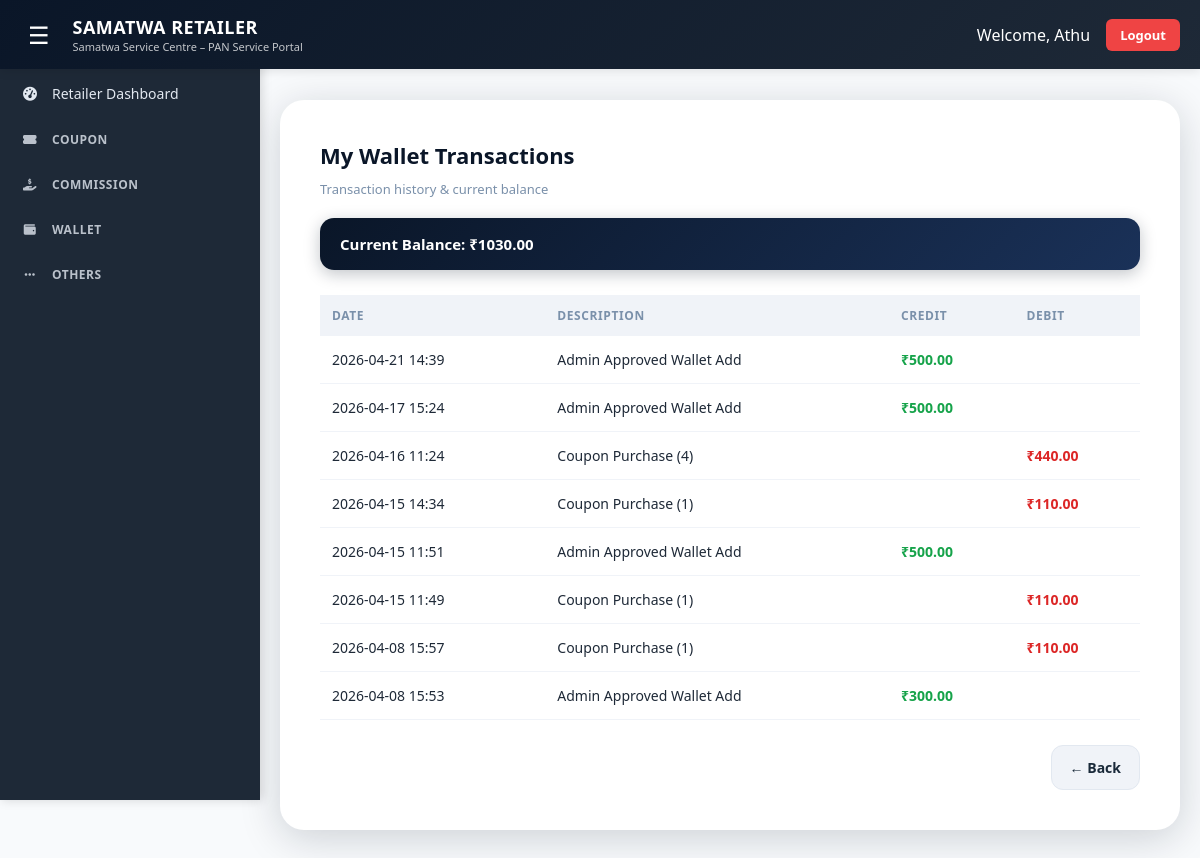
Page /wallet/transactions/ (signed in) on the committed database.
### panservice/models.py (models this page shows, shortened)
class User(AbstractUser):
    role = models.CharField(max_length=20, choices=ROLE_CHOICES, default='retailer')
    email = models.EmailField(unique=True)
    mobile = models.CharField(max_length=15, blank=True, null=True)
    status = models.CharField(max_length=20, default='active')
    is_email_verified = models.BooleanField(default=False)
    must_change_password = models.BooleanField(default=False)
    created_by = models.ForeignKey(
        'self',
        null=True,
        blank=True,
        on_delete=models.SET_NULL,
        related_name='created_users'
    )

class Wallet(models.Model):
    user = models.OneToOneField(User, on_delete=models.CASCADE, related_name='wallet')
    balance = models.DecimalField(max_digits=10, decimal_places=2, default=0)

class WalletTransaction(models.Model):
    TRANSACTION_TYPES = (
        ('credit', 'Credit'),
        ('debit', 'Debit'),
    )
    user = models.ForeignKey(User, on_delete=models.CASCADE, related_name='transactions')
    wallet_request = models.OneToOneField(
        WalletRequest,
        on_delete=models.CASCADE,
        null=True,
        blank=True
    )
    amount = models.DecimalField(max_digits=10, decimal_places=2)
    txn_type = models.CharField(max_length=10, choices=TRANSACTION_TYPES)
    opening_balance = models.DecimalField(max_digits=10, decimal_places=2, default=0)
    closing_balance = models.DecimalField(max_digits=10, decimal_places=2, default=0)
    description = models.CharField(max_length=255)
    created_at = models.DateTimeField(auto_now_add=True)

### panservice/views.py (the view)
# urls.py: path('wallet/transactions/', views.my_transactions, name='my_transactions'),
@login_required
def my_transactions(request):
    transactions = WalletTransaction.objects.filter(
        user=request.user
    ).order_by('-created_at')
    return render(request, 'my_transactions.html', {
        'transactions': transactions,
        'wallet': request.user.wallet
    })

### panservice/templates/my_transactions.html (shortened to what this page needs)
{% load static %}
<!DOCTYPE html>
<html lang="en">
<head>
</head>
<body>
    {% if request.user.role == 'admin' %}
    {% include 'partials/admin_topbar.html' %}
    {% elif request.user.role == 'state' %}
    {% include 'partials/state_topbar.html' %}
    {% elif request.user.role == 'district' %}
    {% include 'partials/district_topbar.html' %}
    {% else %}
    {% include 'partials/retailer_topbar.html' %}
    {% endif %}
    <div class="page-wrapper">
        <div class="box">
            <h2>My Wallet Transactions</h2>
            <p class="subtitle">Transaction history & current balance</p>
            <div class="balance-box">
                Current Balance: ₹{{ wallet.balance }}
            </div>
            <table>
                <thead>
                    <tr>
                        <th>Date</th>
                        <th>Description</th>
                        <th>Credit</th>
                        <th>Debit</th>
                    </tr>
                </thead>
                <tbody>
                    {% for t in transactions %}
                    <tr>
                        <td>{{ t.created_at|date:"Y-m-d H:i" }}</td>
                        <td>{{ t.description }}</td>
                        <td>
                            {% if t.txn_type == 'credit' %}
                            <span class="credit">₹{{ t.amount }}</span>
                            {% endif %}
                        </td>
                        <td>
                            {% if t.txn_type == 'debit' %}
                            <span class="debit">₹{{ t.amount }}</span>
                            {% endif %}
                        </td>
                    </tr>
                    {% empty %}
                    <tr>
                        <td colspan="4" class="no-data">No Transactions Found</td>
                    </tr>
                    {% endfor %}
                </tbody>
            </table>
            <div class="btn-group">
                <a href="javascript:history.back()" class="btn btn-secondary">← Back</a>
            </div>
        </div>
    </div>
</body>
</html>

### panservice/templates/partials/retailer_topbar.html (shortened to what this page needs)
{% load static %}
<!DOCTYPE html>
<html lang="en">
<head>
    <link rel="stylesheet" href="https://cdnjs.cloudflare.com/ajax/libs/font-awesome/6.5.0/css/all.min.css">
</head>
<body>
    <div class="top-header">
        <div style="display: flex; align-items: center; gap: 15px;">
            <span class="menu-toggle" id="menuToggle">☰</span>
            <div>
                <h4>SAMATWA RETAILER</h4>
                <small>Samatwa Service Centre – PAN Service Portal</small>
            </div>
        </div>
        <div class="top-right">
            <span>Welcome, {{ request.user.username }}</span>
            <a href="{% url 'logout' %}" class="logout-btn">Logout</a>
        </div>
    </div>
    <nav class="sidebar" id="sidebar">
        <ul>
            <li class="dropdown">
                <a href="{% url 'retailer_dashboard' %}">
                    <i class="fas fa-tachometer-alt"></i>
                    <span> Retailer Dashboard </span>
                </a>
            </li>
            <li class="dropdown">
                <a href="#" class="dropdown-header">
                    <i class="fas fa-ticket-alt"></i>
                    <span>COUPON</span>
                </a>
            </li>
            <li class="dropdown">
                <a href="#" class="dropdown-header">
                    <i class="fas fa-hand-holding-dollar"></i>
                    <span>COMMISSION</span>
                </a>
            </li>
            <li class="dropdown">
                <a href="#" class="dropdown-header">
                    <i class="fas fa-wallet"></i>
                    <span>WALLET</span>
                </a>
            </li>
            <li class="dropdown">
                <a href="#" class="dropdown-header">
                    <i class="fas fa-ellipsis-h"></i>
                    <span>OTHERS</span>
                </a>
            </li>
        </ul>
    </nav>
</body>
</html>

### panservice/templates/my_transactions.html (style rules this page uses)
* { box-sizing: border-box; margin: 0; padding: 0; }
body { font-family: 'Sora', sans-serif; background: skyblue; min-height: 100vh; }
.page-wrapper { margin-left: 260px; min-height: calc(100vh - 60px); display: flex; justify-content: center; align-items: flex-start; padding: 100px 20px 40px; }
.box { background: #ffffff; box-shadow: 0 8px 40px rgba(10, 22, 40, 0.18); border-radius: 24px; width: 100%; max-width: 900px; padding: 40px; margin: auto; }
h2 { font-size: 22px; font-weight: 700; color: #0a1628; margin-bottom: 10px; }
.subtitle { font-size: 13px; color: #7a90aa; margin-bottom: 20px; }
.balance-box { background: linear-gradient(135deg, #0a1628, #1a3158); color: white; padding: 16px 20px; border-radius: 14px; font-size: 15px; font-weight: 600; margin-bottom: 25px; box-shadow: 0 4px 16px rgba(10, 22, 40, 0.25); }
table { width: 100%; border-collapse: collapse; margin-bottom: 25px; }
thead { background: #f0f3f8; }
th { text-align: left; padding: 12px; font-size: 12px; text-transform: uppercase; letter-spacing: 0.05em; color: #7a90aa; }
td { padding: 14px 12px; font-size: 14px; border-bottom: 1px solid #f0f3f8; }
.credit { color: #16a34a; font-weight: 600; }
.debit { color: #dc2626; font-weight: 600; }
.btn-group { display: flex; justify-content: flex-end; }
.btn { padding: 12px 18px; border-radius: 12px; font-size: 14px; font-weight: 600; text-decoration: none; }
.btn-secondary { background: #f0f3f8; color: #1a2a3a; border: 1px solid #e2e8f0; }

### panservice/templates/partials/retailer_topbar.html (style rules this page uses)
:root { --primary: #0ea5e9; --dark: #0f172a; --sidebar-bg: #1e2937; }
* { margin: 0; padding: 0; box-sizing: border-box; }
body { font-family: 'Segoe UI', Arial, sans-serif; background: #f8fafc; color: #1e2937; }
.top-header { background: linear-gradient(135deg, #0a1628, #1e2937); color: white; padding: 14px 20px; display: flex; justify-content: space-between; align-items: center; position: fixed; top: 0; left: 0; right: 0; z-index: 1000; box-shadow: 0 2px 10px rgba(0,0,0,0.1); }
.top-header h4 { margin: 0; font-size: 18px; font-weight: 700; letter-spacing: 0.5px; }
.top-header small { font-size: 11px; opacity: 0.75; display: block; }
.top-right { display: flex; align-items: center; gap: 16px; }
.menu-toggle { font-size: 24px; cursor: pointer; padding: 4px 8px; border-radius: 6px; transition: 0.3s; }
.logout-btn { background: #ef4444; color: white; padding: 7px 14px; border-radius: 6px; font-size: 13px; text-decoration: none; font-weight: 600; transition: 0.3s; }
.sidebar { position: fixed; top: 60px; left: 0; width: 260px; height: calc(100vh - 60px); background: var(--sidebar-bg); color: #e2e8f0; overflow-y: auto; transition: all 0.3s ease; z-index: 900; box-shadow: 2px 0 10px rgba(0,0,0,0.15); }
.sidebar ul { list-style: none; padding: 10px 0; }
.sidebar li { position: relative; }
.sidebar a, .sidebar .dropdown-header { display: flex; align-items: center; gap: 12px; padding: 14px 20px; color: #e2e8f0; text-decoration: none; font-size: 14px; font-weight: 500; transition: all 0.3s; }
.sidebar .dropdown-header { cursor: pointer; font-weight: 600; text-transform: uppercase; font-size: 12px; letter-spacing: 0.5px; opacity: 0.8; }
.sidebar i { width: 20px; text-align: center; }

### rows in the picture
User: user.username "Athu"
Wallet: balance "1030.00"
WalletTransaction: created_at "2026-04-21 14:39", description "Admin Approved Wallet Add", amount "500.00"
WalletTransaction: created_at "2026-04-17 15:24", description "Admin Approved Wallet Add", amount "500.00"
WalletTransaction: created_at "2026-04-16 11:24", description "Coupon Purchase (4)", amount "440.00"
WalletTransaction: created_at "2026-04-15 14:34", description "Coupon Purchase (1)", amount "110.00"
WalletTransaction: created_at "2026-04-15 11:51", description "Admin Approved Wallet Add", amount "500.00"
WalletTransaction: created_at "2026-04-15 11:49", description "Coupon Purchase (1)", amount "110.00"
WalletTransaction: created_at "2026-04-08 15:57", description "Coupon Purchase (1)", amount "110.00"
WalletTransaction: created_at "2026-04-08 15:53", description "Admin Approved Wallet Add", amount "300.00"
